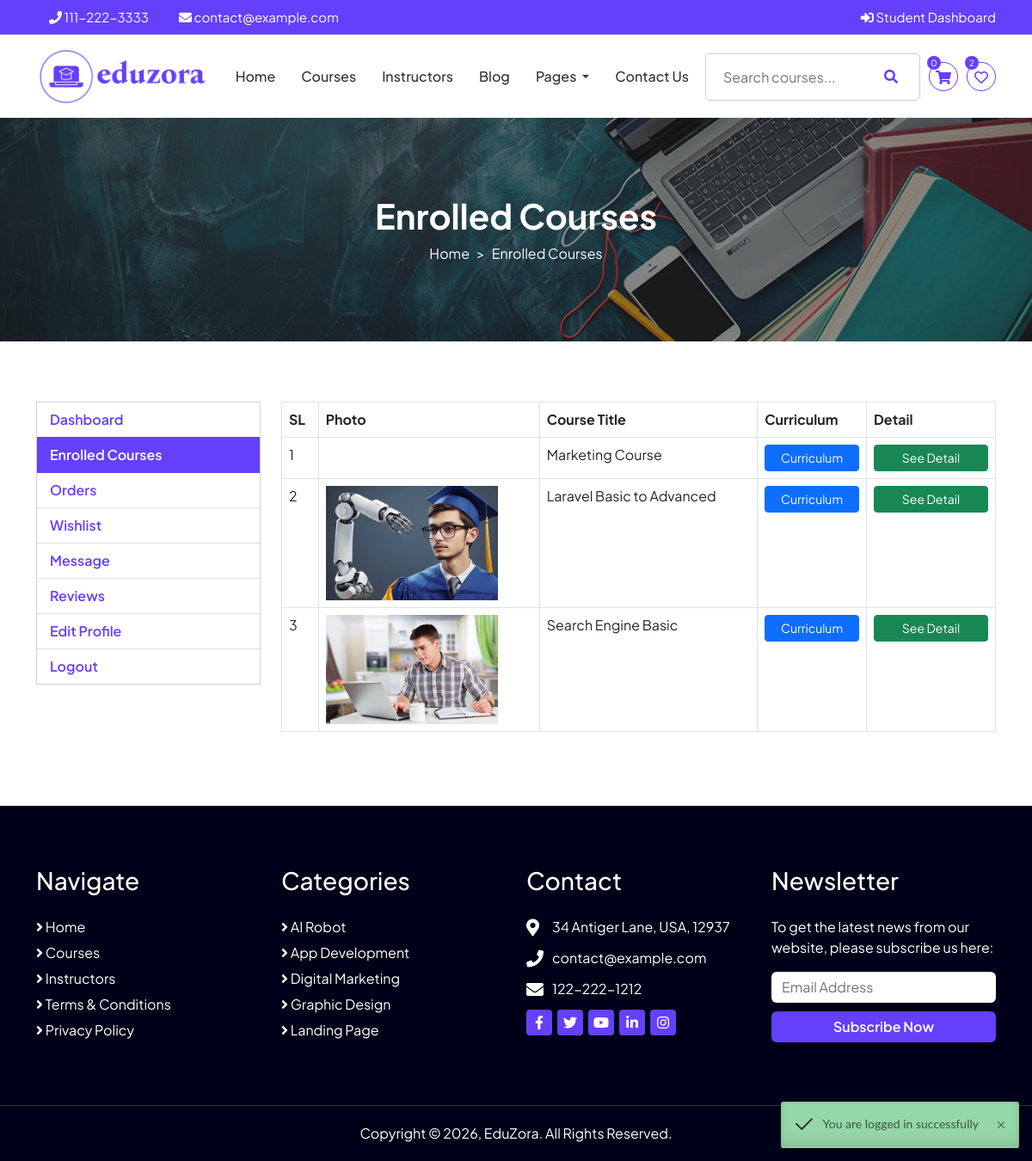
Page /eduzora_lms_final_project/student-courses (signed in) on the committed database.
### tables this page shows
CREATE TABLE `settings` (
  `id` int NOT NULL,
  `sales_commission` int NOT NULL,
  `minimum_withdraw_amount` int NOT NULL,
  `withdraw_fee` int NOT NULL,
  `logo` text NOT NULL,
  `favicon` text NOT NULL
);

CREATE TABLE `order_details` (
  `id` int NOT NULL,
  `order_no` text NOT NULL,
  `student_id` int NOT NULL,
  `course_id` int NOT NULL,
  `course_price` int NOT NULL,
  `coupon_name` text NOT NULL,
  `discount` float NOT NULL,
  `final_price` int NOT NULL,
  `instructor_revenue` float NOT NULL,
  `admin_revenue` float NOT NULL
);

CREATE TABLE `courses` (
  `id` int NOT NULL,
  `title` text NOT NULL,
  `slug` text NOT NULL,
  `description` text NOT NULL,
  `price` int NOT NULL,
  `price_old` text,
  `category_id` int NOT NULL,
  `level_id` int NOT NULL,
  `language_id` int NOT NULL,
  `instructor_id` int NOT NULL,
  `total_student` int NOT NULL,
  `total_rating` int NOT NULL,
  `total_rating_score` int NOT NULL,
  `average_rating` float NOT NULL,
  `featured_photo` text NOT NULL,
  `featured_banner` text NOT NULL,
  `featured_video_type` text NOT NULL,
  `featured_video_content` text NOT NULL,
  `total_video` int NOT NULL,
  `total_resource` int NOT NULL,
  `total_video_second` int NOT NULL,
  `updated_at` datetime NOT NULL,
  `status` text NOT NULL
);

CREATE TABLE `categories` (
  `id` int NOT NULL,
  `name` varchar(100) NOT NULL,
  `icon` varchar(30) NOT NULL
);

### eduzora_lms_final_project/student-courses.php (the view, shortened to what the rows shown need)
<?php include "header.php"; ?>
<div class="page-top" style="background-image: url('<?php echo BASE_URL; ?>uploads/banner.jpg')">
    <div class="container">
        <div class="row">
            <div class="col-md-12">
                <h2>Enrolled Courses</h2>
            </div>
        </div>
    </div>
</div>
<div class="page-content user-panel pt_70 pb_70">
    <div class="container">
        <div class="row">
            <div class="col-lg-9 col-md-12">
                <div class="table-responsive">
                    <table class="table table-bordered">
                        <tbody>
                            <tr>
                                <th>SL</th>
                                <th>Photo</th>
                                <th>Course Title</th>
                                <th>Curriculum</th>
                                <th class="w-150">
                                    Detail
                                </th>
                            </tr>
                            <?php
                            $i=0;
                            $statement = $pdo->prepare("SELECT t1.*,
                                            t2.id as course_id,
                                            t2.title as course_title,
                                            t2.slug as course_slug,
                                            t2.featured_photo as course_featured_photo
                                            FROM order_details t1
                                            JOIN courses t2
                                            ON t1.course_id = t2.id
                                            WHERE t1.student_id=?
                                            ORDER BY t1.id ASC");
                            $statement->execute([$_SESSION['student']['id']]);
                            $result = $statement->fetchAll(PDO::FETCH_ASSOC);
                            foreach ($result as $row) {
                                $i++;
                                ?>
                                <tr>
                                    <td><?php echo $i; ?></td>
                                    <td>
                                        <img src="<?php echo BASE_URL; ?>uploads/<?php echo $row['course_featured_photo']; ?>" alt="" class="w-200">
                                    </td>
                                    <td><?php echo $row['course_title']; ?></td>
                                    <td>
                                        <a href="<?php echo BASE_URL; ?>student-course/<?php echo $row['course_id']; ?>" class="btn btn-primary btn-sm w-100-p">Curriculum</a>
                                    </td>
                                    <td>
                                        <a href="<?php echo BASE_URL; ?>course/<?php echo $row['course_slug']; ?>" class="btn btn-success btn-sm w-100-p">See Detail</a>
                                    </td>
                                </tr>
                                <?php
                            }
                            ?>
                        </tbody>
                    </table>
                </div>
            </div>
        </div>
    </div>
</div>
<?php include "footer.php"; ?>

### eduzora_lms_final_project/header.php (shortened to what the rows shown need)
<?php
include 'config/config.php';
$statement = $pdo->prepare("SELECT * FROM settings WHERE id=?");
$statement->execute([1]);
$setting_data = $statement->fetch(PDO::FETCH_ASSOC);
?>
<!DOCTYPE html>
<html lang="en">
    <head>
        <link rel="stylesheet" href="<?php echo BASE_URL; ?>dist-front/css/bootstrap.min.css">
        <link rel="stylesheet" href="<?php echo BASE_URL; ?>dist-front/css/bootstrap-datepicker.min.css">
        <link rel="stylesheet" href="<?php echo BASE_URL; ?>dist-front/css/animate.min.css">
        <link rel="stylesheet" href="<?php echo BASE_URL; ?>dist-front/css/magnific-popup.css">
        <link rel="stylesheet" href="<?php echo BASE_URL; ?>dist-front/css/owl.carousel.min.css">
        <link rel="stylesheet" href="<?php echo BASE_URL; ?>dist-front/css/select2.min.css">
        <link rel="stylesheet" href="<?php echo BASE_URL; ?>dist-front/css/select2-bootstrap.min.css">
        <link rel="stylesheet" href="<?php echo BASE_URL; ?>dist-front/css/iziToast.min.css">
        <link rel="stylesheet" href="<?php echo BASE_URL; ?>dist-front/css/all.css">
        <link rel="stylesheet" href="<?php echo BASE_URL; ?>dist-front/css/meanmenu.css">
        <link rel="stylesheet" href="<?php echo BASE_URL; ?>dist-front/css/spacing.css">
        <link rel="stylesheet" href="<?php echo BASE_URL; ?>dist-front/css/style.css">
    </head>
    <body>
        <div class="navbar-area" id="stickymenu">
            <div class="main-nav">
                <div class="container">
                    <nav class="navbar navbar-expand-md navbar-light">
                        <a class="navbar-brand" href="<?php echo BASE_URL; ?>">
                            <img src="<?php echo BASE_URL; ?>uploads/<?php echo $setting_data['logo']; ?>" alt="">
                        </a>
                    </nav>
                </div>
            </div>
        </div>

### eduzora_lms_final_project/footer.php (shortened to what the rows shown need)
        <div class="footer pt_70">
            <div class="container">
                <div class="row">
                    <div class="col-lg-3 col-md-6">
                        <div class="item pb_50">
                            <h2 class="heading">Navigate</h2>
                        </div>
                    </div>
                    <div class="col-lg-3 col-md-6">
                        <div class="item pb_50">
                            <h2 class="heading">Categories</h2>
                            <ul class="useful-links">
                                <?php
                                $statement = $pdo->prepare("SELECT * FROM categories ORDER BY name ASC LIMIT 5");
                                $statement->execute();
                                $result = $statement->fetchAll(PDO::FETCH_ASSOC);
                                foreach ($result as $row) {
                                    ?>
                                    <li><a href="<?php echo BASE_URL; ?>courses.php?title=&price=&language=&category=<?php echo $row['id']; ?>&review=&level="><i class="fas fa-angle-right"></i> <?php echo $row['name']; ?></a></li>
                                    <?php
                                }
                                ?>
                            </ul>
                        </div>
                    </div>
                    <div class="col-lg-3 col-md-6">
                        <div class="item pb_50">
                            <h2 class="heading">Contact</h2>
                        </div>
                    </div>
                    <div class="col-lg-3 col-md-6">
                        <div class="item pb_50">
                            <h2 class="heading">Newsletter</h2>
                        </div>
                    </div>
                </div>
            </div>
        </div>
    </body>
</html>

### rows in the picture
settings: logo (picture)
order_details: course.title "Marketing Course"
order_details: course.featured_photo (picture), course.title "Laravel Basic to Advanced"
order_details: course.featured_photo (picture), course.title "Search Engine Basic"
categories: name "AI Robot"
categories: name "App Development"
categories: name "Digital Marketing"
categories: name "Graphic Design"
categories: name "Landing Page"

### other values in the picture
$total "2"
